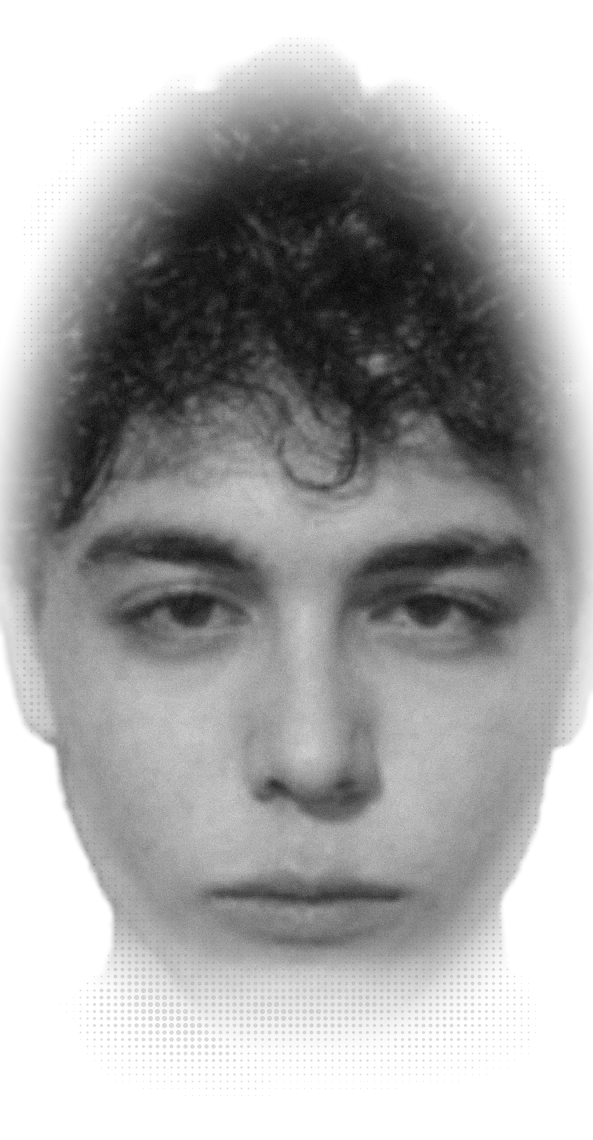
#> input picture assets/portrait.webp, 593 x 1140 px
$ python portrait.py ../assets/portrait.webp ../assets/portrait.webp ../assets/portrait.webp
#> lines starting #> are read from the running program, lines starting #| are printed output that depends on the picture
# uso: python3 tools/portrait.py foto.jpg assets/portrait.webp [light]
import sys
from PIL import Image, ImageFilter, ImageDraw
import numpy as np
src, out = sys.argv[1], sys.argv[2]
# "light": versão para o tema claro (fundo branco) — mesma foto, pontos escuros
LIGHT = len(sys.argv) > 3 and sys.argv[3] == 'light'
im = Image.open(src).convert('RGB'); W, H = im.size
#> after `W, H = im.size`: W = 593; H = 1140
a = np.asarray(im).astype(float); r, g, b = a[..., 0], a[..., 1], a[..., 2]
# fundo azul -> matte
fg = 1 - np.clip(((b - r) - 18) / 30, 0, 1)
#> fg: shape (1140, 593) float64; every value is 1
M = Image.fromarray((fg * 255).astype('uint8')).filter(ImageFilter.MedianFilter(5)).filter(ImageFilter.GaussianBlur(1.2))
#> M: PIL image 593x1140 L; every value is 255
m = np.asarray(M).astype(float) / 255
# cinza com curva: pretos fundos, altas luzes abertas
L = np.asarray(im.convert('L')).astype(float) / 255
L = np.clip((L - 0.06) / 0.86, 0, 1) ** 1.08
L = L * 0.94 + 0.03
# grão leve
rng = np.random.default_rng(7)
L = np.clip(L + rng.normal(0, 0.018, L.shape), 0, 1)

yy, xx = np.mgrid[0:H, 0:W]
u, v = (xx + .5) / W, (yy + .5) / H
def sm(t): t = np.clip(t, 0, 1); return t * t * (3 - 2 * t)
# distância elíptica a partir do rosto
d = np.sqrt(((u - 0.5) / 0.50) ** 2 + ((v - 0.50) / 0.44) ** 2)
photoW = 1 - sm((d - 0.72) / 0.38)
photoW *= 1 - sm((v - 0.80) / 0.14)          # o peito vira pontos
dotK = (1 - sm((d - 0.95) / 0.42)) * (1 - sm((v - 0.88) / 0.11))
dotK *= sm(u / 0.06) * sm((1 - u) / 0.06) * sm(v / 0.04)

# halftone em supersample
S = 3; cell = 7
hw, hh = W * S, H * S
#> hw = 1779; hh = 3420
dots = Image.new('L', (hw, hh), 0); dr = ImageDraw.Draw(dots)
#> after `dots = Image.new('L', (hw, hh), 0)`: dots: PIL image 1779x3420 L; every value is 0
lum = (1 - L) * m if LIGHT else L * m   # no claro, como impressão: ponto maior onde é escuro
for cy in range(0, H, cell):
    for cx in range(0, W, cell):
        sl = (slice(cy, min(cy + cell, H)), slice(cx, min(cx + cell, W)))
        val = lum[sl].mean(); k = dotK[sl].mean() * (1 - photoW[sl].mean() * 0.85)
        s = (val ** 0.85) * k
        if s < 0.08: continue
        rad = cell * 0.58 * s * S
        x, y = (cx + cell / 2) * S, (cy + cell / 2) * S
        dr.ellipse((x - rad, y - rad, x + rad, y + rad), fill=255)
D = np.asarray(dots.resize((W, H), Image.LANCZOS)).astype(float) / 255
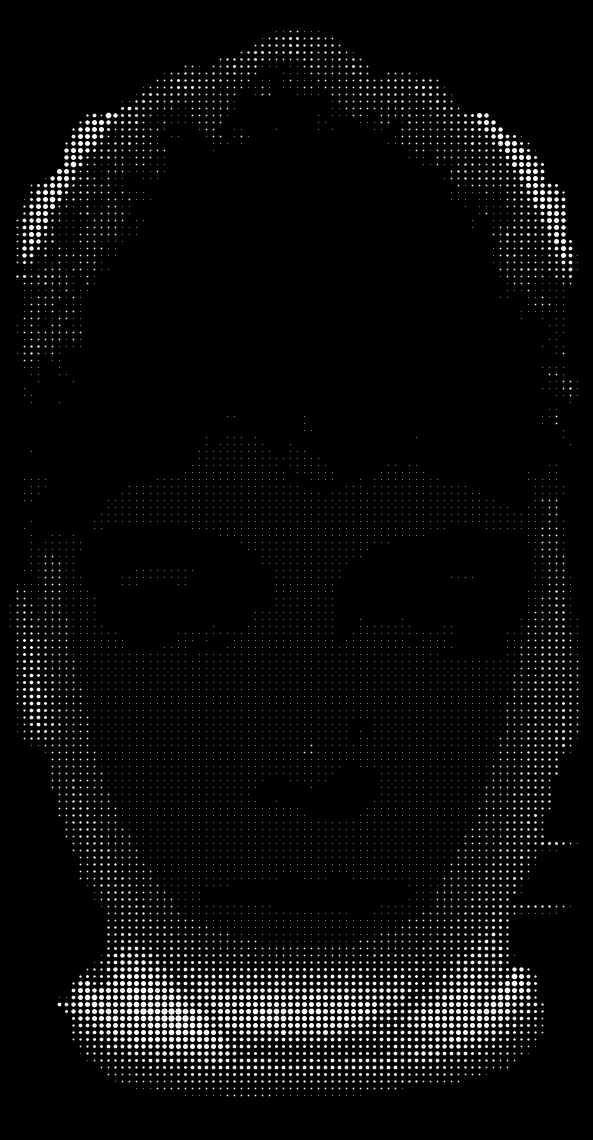
#> D: shape (1140, 593) float64; min 0, max 1, mean 0.0383

pa = m * photoW                 # alfa da foto
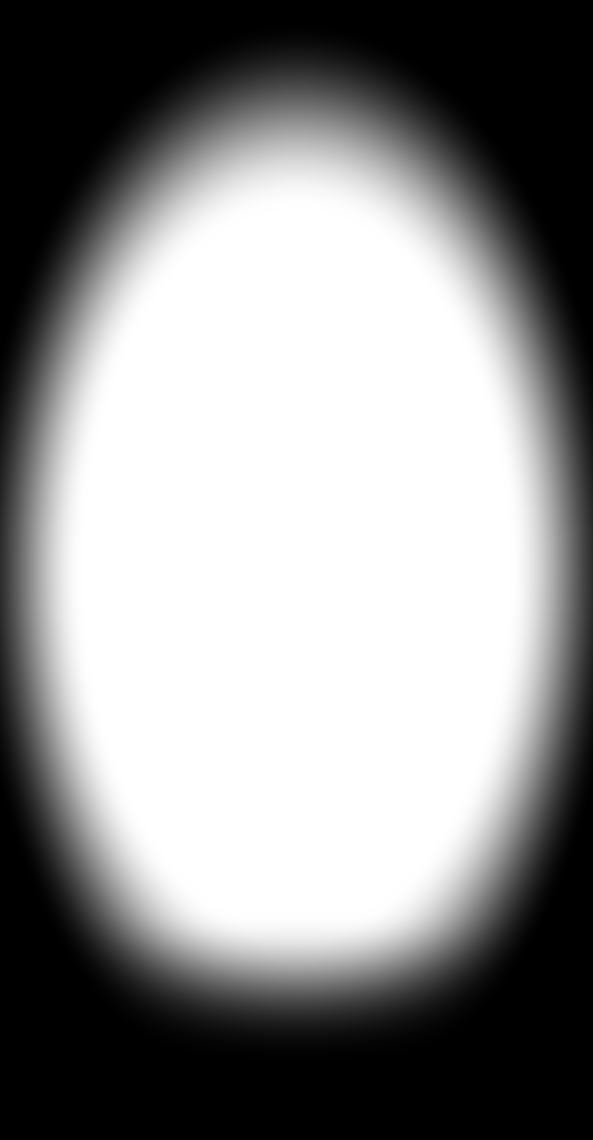
#> pa: shape (1140, 593) float64; min 0, max 1, mean 0.562
col = L * pa + (0.16 if LIGHT else 0.86) * D * (1 - pa)
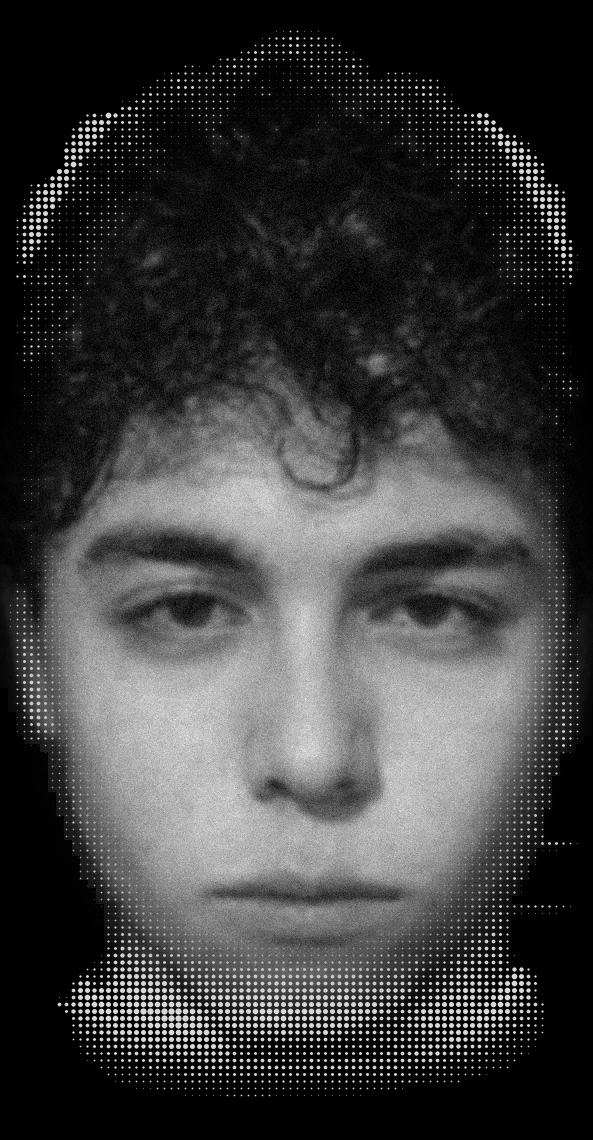
#> col: shape (1140, 593) float64; min 0, max 0.958, mean 0.239
alpha = np.clip(pa + D * (1 - pa), 0, 1)
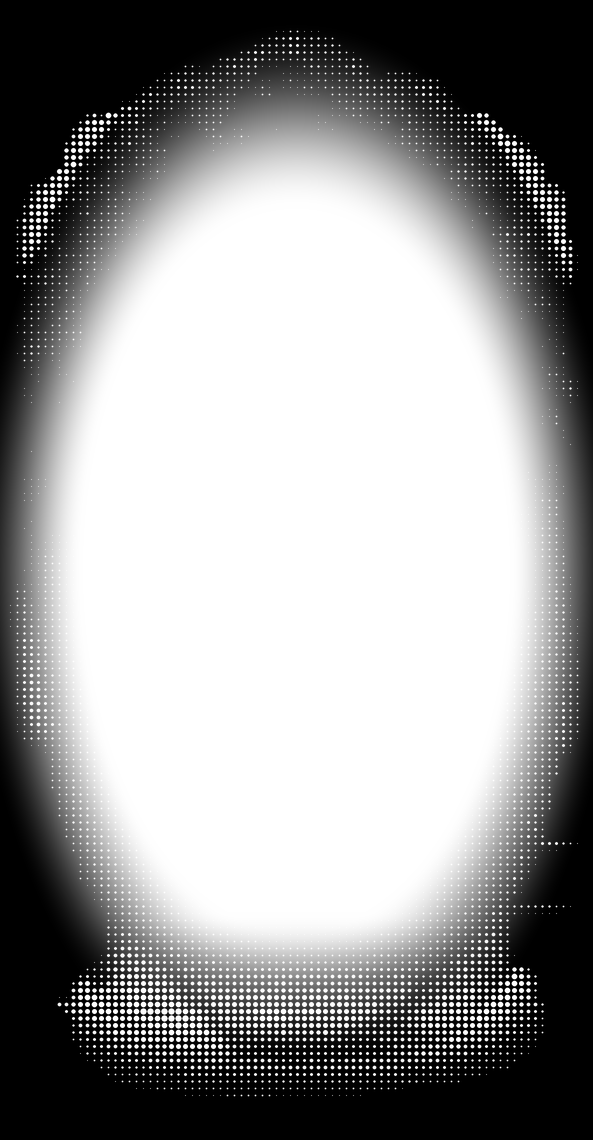
#> alpha: shape (1140, 593) float64; min 0, max 1, mean 0.591
rgb = np.where(alpha > 1e-3, col / np.maximum(alpha, 1e-3), 0)
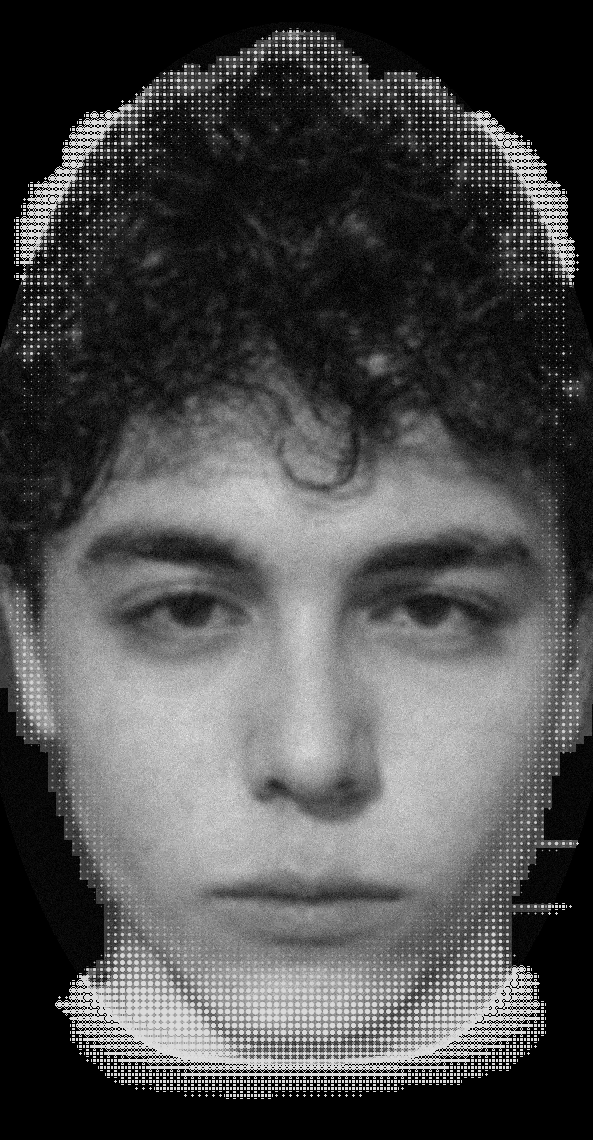
#> rgb: shape (1140, 593) float64; min 0, max 0.958, mean 0.302
o = np.dstack([rgb, rgb, rgb, alpha]) * 255
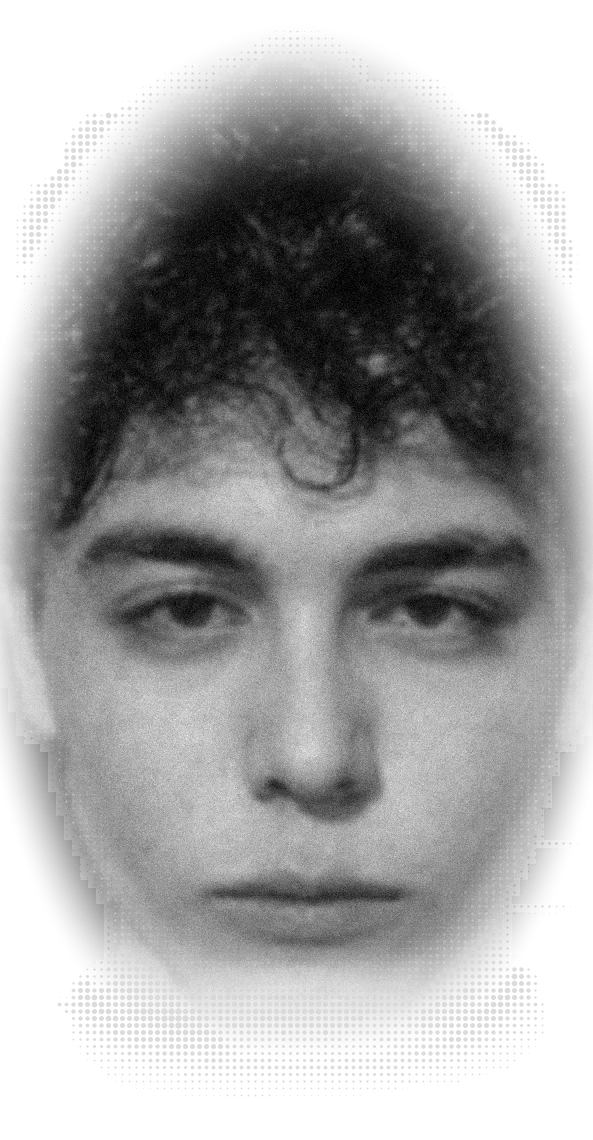
#> o: shape (1140, 593, 4) float64; mean of channels 0, 1, 2, 3 76.9, 76.9, 76.9, 150.8; transparent parts drawn white
img = Image.fromarray(o.clip(0, 255).astype('uint8'), 'RGBA')
img.save(out, quality=88, method=6)
bg = Image.new('RGBA', img.size, (255, 255, 255, 255) if LIGHT else (0, 0, 0, 255)); bg.alpha_composite(img); bg.convert('RGB').save(out + '.preview.png')
